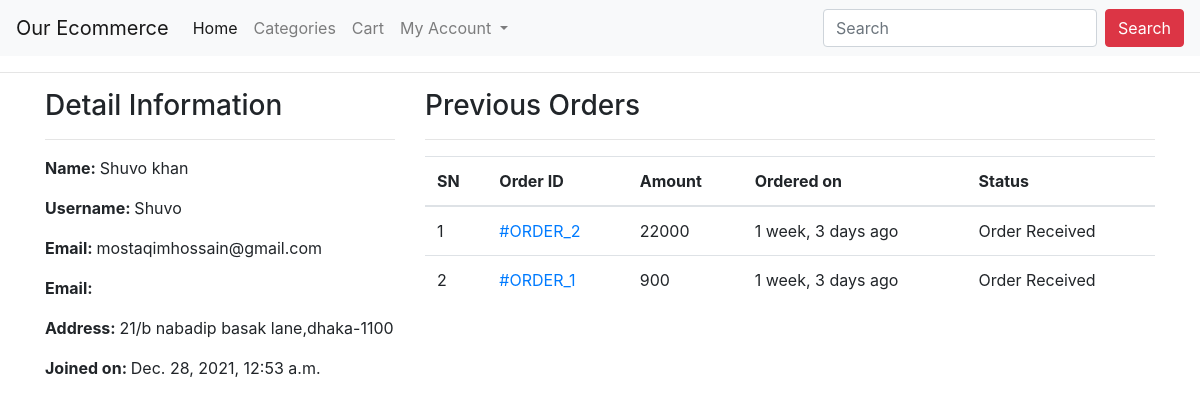
Screenshot of /profile/ (signed in) with the database file from the repository.
### ecomapp/models.py (models this page shows, shortened)
class Customer(models.Model):
    user = models.OneToOneField(User, on_delete=models.CASCADE)
    full_name = models.CharField(max_length=200)
    address = models.CharField(max_length=200, null=True, blank=True)
    joined_on = models.DateTimeField(auto_now_add=True)

class Order(models.Model):
    cart = models.OneToOneField(Cart, on_delete=models.CASCADE)
    ordered_by = models.CharField(max_length=200)
    shipping_address = models.CharField(max_length=200)
    mobile = models.CharField(max_length=10)
    email = models.EmailField(null=True, blank=True)
    subtotal = models.PositiveIntegerField()
    discount = models.PositiveIntegerField()
    total = models.PositiveIntegerField()
    order_status = models.CharField(max_length=50, choices=ORDER_STATUS)
    created_at = models.DateTimeField(auto_now_add=True)
    payment_method = models.CharField(
        max_length=20, choices=METHOD, default="Cash On Delivery")
    payment_completed = models.BooleanField(
        default=False, null=True, blank=True)

### ecomapp/views.py (the view)
# urls.py: path("profile/", CustomerProfileView.as_view(), name="customerprofile"),
class CustomerProfileView(TemplateView):
    template_name = "customerprofile.html"
    def dispatch(self, request, *args, **kwargs):
        if request.user.is_authenticated and Customer.objects.filter(user=request.user).exists():
            pass
        else:
            return redirect("/login/?next=/profile/")
        return super().dispatch(request, *args, **kwargs)
    def get_context_data(self, **kwargs):
        context = super().get_context_data(**kwargs)
        customer = self.request.user.customer
        context['customer'] = customer
        orders = Order.objects.filter(cart__customer=customer).order_by("-id")
        context["orders"] = orders
        return context

### templates/customerprofile.html (shortened to what this page needs)
{% extends 'base.html' %}
{% block content %}
<div class="container">
    <div class="row">
        <div class="col-md-4">
            <h3>Detail Information</h3><hr>
            <p><span class="font-weight-bold">Name: </span> {{customer.full_name}}</p>
            <p><span class="font-weight-bold">Username: </span> {{customer.user.username}}</p>
            <p><span class="font-weight-bold">Email: </span> {{customer.user.email}}</p>
            <p><span class="font-weight-bold">Email: </span> {{customer.user.phone}}</p>
            <p><span class="font-weight-bold">Address: </span> {{customer.address}}</p>
            <p><span class="font-weight-bold">Joined on: </span> {{customer.joined_on}}</p>
        </div>
        <div class="col-md-8">
            <h3>Previous Orders</h3>
            <hr>
            <table class="table">
                <thead>
                    <tr>
                        <th>SN</th>
                        <th>Order ID</th>
                        <th>Amount</th>
                        <th>Ordered on</th>
                        <th>Status</th>
                    </tr>
                </thead>
                <tbody>
                    {% for ord in orders %}
                    <tr>
                        <td>{{forloop.counter}}</td>
                        <td><a href="{% url 'ecomapp:customerorderdetail' ord.pk %}"> #ORDER_{{ord.id}}</a></td>
                        <td>{{ord.total}}</td>
                        <td>{{ord.created_at|timesince}} ago</td>
                        <td>{{ord.order_status}}</td>
                    </tr>
                    {% endfor %}
                </tbody>
            </table>
        </div>
    </div>
</div>
{% endblock %}

### rows the page displays
Customer: full_name "Shuvo khan", user.username "Shuvo", user.email "mostaqimhossain@gmail.com", address "21/b nabadip basak lane,dhaka-1100", joined_on "Dec. 28, 2021, 12:53 a.m."
Order: id "2", total "22000", created_at "1 week, 3 days", order_status "Order Received"
Order: id "1", total "900", created_at "1 week, 3 days", order_status "Order Received"
